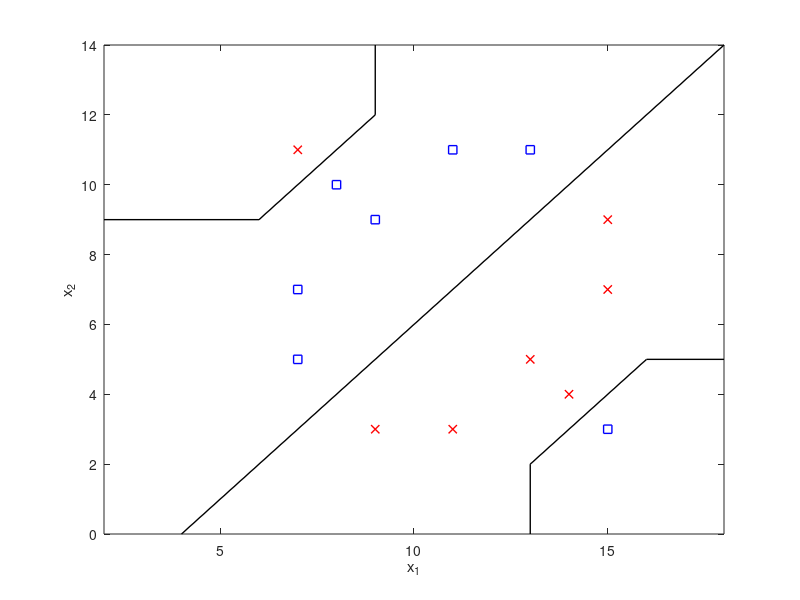

Source code (MATLAB):

c1=[7, 11;15, 9;15, 7;13, 5;14, 4;9, 3;11, 3];
c2=[11, 11;13, 11;8, 10;9, 9;7, 7;7, 5;15, 3];

plot(c1(:,1),c1(:,2),'rx','LineWidth',1);
hold on;
plot(c2(:,1),c2(:,2),'bs','LineWidth',1);

plot([4 18],[0 14],'k','LineWidth',1);%centerline

plot([2 6 9 9],[9 9 12 14],'k','LineWidth',1);%upperleft boundary
plot([13 13 16 18],[0 2 5 5],'k','LineWidth',1);%upperleft boundary

axis([2 18 0 14])
xlabel('x_1')
ylabel('x_2')

